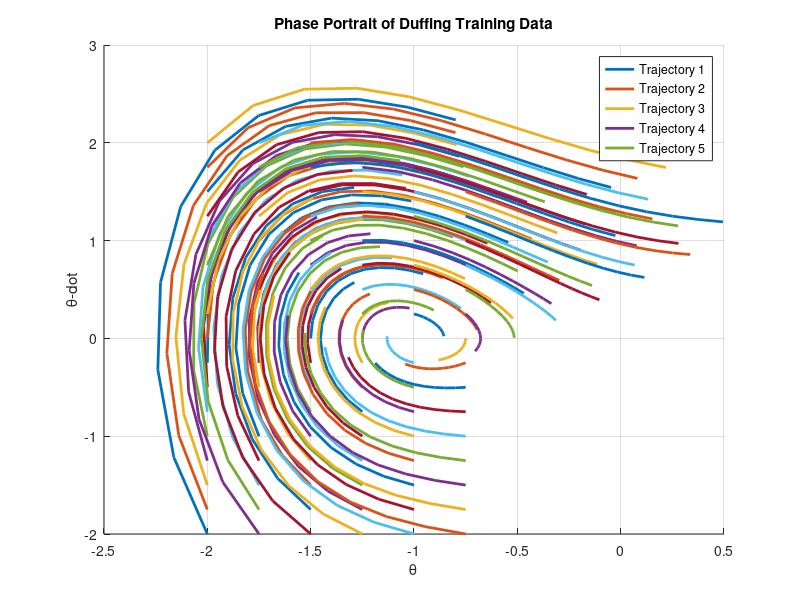

Here is the MATLAB script that generated this plot: (Note: this script raises an error after producing the figure.)
clc; clear; close all;

%set default figure properties
set(0,'DefaultLineLineWidth',2)
set(0,'defaultfigurecolor',[1 1 1])

% fix random seed
seed = 1;
rng(seed);

% import functions
addpath dynamics dmd edmd training prediction

%% Problem setup
% for duffing, states = [x1, x2].
dynamics_fn = @dynamics_duffing; % point to pendulum dynamics

% operator approximation method
% set to EDMD_flag = false for DMD.
% set to EDMD_flag = true for EDMD.
EDMD_flag = false; 


%% Load training trajectory data using full domain
data = load("training/duffing_training.csv");

%%%%%%%%%%%%% Visualize the training dataset %%%%%%%%%%%%%%%%%%%%
% complete code to plot phase portraits of training data
% Number of trajectories in the dataset
num_trajectories = 100;

% Sampling rate
sampling_rate = 0.1;

% Number of data points in each trajectory
num_points = 10;

% Time span for each trajectory
time_span = 1;

% Visualize a few sample trajectories by plotting a phase portrait (θ vs ẋ)
figure;
hold on;
data_new = [];
index = 1;
theta = data(index:num_points+1,1);
theta_dot = data(index:num_points+1,2);
plot(theta, theta_dot);
data_new = [theta; theta_dot];
for i = 2:num_trajectories % Plot up to 5 trajectories
    hold on;
    index = num_points*(i-1)+i;
    % Extract theta and theta_dot for the current trajectory
    theta = data(index:index+num_points,1);
    theta_dot = data(index:index+num_points,2);
    % Plot phase portrait (theta vs theta_dot)
    plot(theta, theta_dot);
    data_new = [data_new,[theta;theta_dot]];
end

% Set labels and title
xlabel('\theta');
ylabel('\theta-dot');
title('Phase Portrait of Duffing Training Data');

% Add legend
legend('Trajectory 1', 'Trajectory 2', 'Trajectory 3', 'Trajectory 4', 'Trajectory 5');

% Display grid
grid on;

hold off;

%%%%%%%%%%%%%%%%%%%%%%%%%%%%%%%%%%%%%%%%%%%%%%%%%%%%%%%%%%%%%%%%%%


%%%%%%%%%%%%% Generate time-shfited snapshots %%%%%%%%%%%%%%%%%%%%
% complete code to obtain snapshots X1 and X2 from dataset X
% STEP 0: data split
X1 = data_new(:,1:end-1);
X2 = data_new(:,2:end);

%%%%%%%%%%%%%%%%%%%%%%%%%%%%%%%%%%%%%%%%%%%%%%%%%%%%%%%%%%%%%%%%%%


%% get Koopman operator
if(EDMD_flag)
    % get Koopman operator using EDMD
    % define basis setup
    basis.dim = 2; % system dimension

    %%%%%%%%%%%%% Setup basis properties for EDMD %%%%%%%%%%%%
    % complete code
    % specify basis type as a string below ('monomials or rbf'
    % basis.type = ??  

    switch basis.type
    case 'monomials'
        % specifiy degree of monomial sbelow
        % basis.deg = ??;
    case 'rbf'
        % specifiy kernel width of rbfs
        % basis.gamma = 0.5;
    otherwise
        disp('Please specify type of basis')
    end

    %%%%%%%%%% Obtain Koopman operator using EDMD %%%%%%%%%%%%
        
    % complete code for function get_EDMD()
    [A, C] = get_EDMD(X1, X2, basis);   
    operator.A = A;
    operator.C = C;
    %%%%%%%%%%%%%%%%%%%%%%%%%%%%%%%%%%%%%%%%%%%%%%%%%%%%%%%%%%%%

else
    %%%%%%%%%% Obtain Koopman operator using DMD %%%%%%%%%%%%
    basis = [];

    % complete code for function get_DMD()
    A = get_DMD(X1, X2);
    operator.A = A;

    %%%%%%%%%%%%%%%%%%%%%%%%%%%%%%%%%%%%%%%%%%%%%%%%%%%%%%%%%%%%
end

%% Plot eigenvalues of Koopman operator
%%%%%%%%% Plot eigenvlaues of A in a unit circle %%%%%%%%%%%%%%%%
% complete code to plot discrete time eigenvalues of A


%%%%%%%%%%%%%%%%%%%%%%%%%%%%%%%%%%%%%%%%%%%%%%%%%%%%%%%%%%%%%%%%%%

%% evaluate operator for n timesteps prediction
% Use the following parameters for validation
prediction.n_traj = 9; %traj for evaluations
prediction.n_steps = 20; % num timesteps to predict
prediction.dt = 0.1;
prediction.show_plot = true;

% load the validation dataset
X_eval = load('prediction\duffing_validation.csv');


%%%%%%%%%%%%% Get predictions using Koopman  %%%%%%%%%%%%%%%%%%%%
% complete code for function eval_prediction()
X_pred = eval_prediction(X_eval,operaotr,basis,prediction);


%%%%%%%%%%%%%%%%%%%%%%%%%%%%%%%%%%%%%%%%%%%%%%%%%%%%%%%%%%%%%%%%%%

% evaluate the avg rmse and % error across for prediction
X_true = X_eval(1:prediction.n_steps,:);
RMSE = rmse(X_pred, X_true, prediction);
